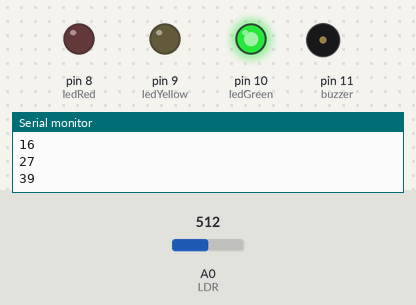
Bench run of a sketch on a simulated Arduino Uno, built with avr-gcc and run on an emulated ATmega328P. On the bench: output pins drawn as LEDs (lit = HIGH), buzzer (waves = sounding, pin HIGH), the last lines printed to the serial monitor. The test bench sets the inputs (shaded band); at power-on: A0 (LDR) = 512.

Above: at 1.2 s.
1.3 s: A0 (LDR) set to 638
4.3 s: A0 (LDR) set to 669
At 6.4 s:
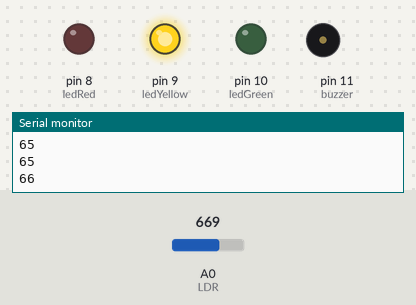
7.3 s: A0 (LDR) set to 630
At 8.4 s:
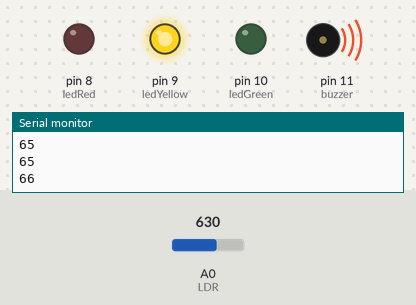
10.3 s: A0 (LDR) set to 600
Timing chart, 0 to 14.4 s (numbered marks = the images above; inputs shaded):
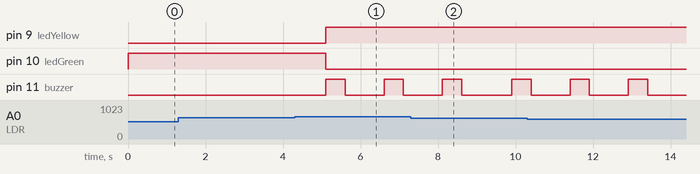

Measured:
- the behaviour switches between 651 and 652 on A0 (LDR) (found by bisection; images 0 and 1)
- after the input at 4.3 s, pin 9 (ledYellow): LOW → HIGH after 0.81 s; pin 10 (ledGreen): HIGH → LOW after 0.81 s; pin 11 (buzzer): alternates HIGH for 0.50 s and LOW for 1.0 s, starting after 0.81 s

The sketch:

codigo_checkpoint_1.ino
```cpp
// Declarando as variáveis e os pinos do arduino
int ledGreen = 10; // LED verde no pino 10
int ledYellow = 9; // LED amarelo no pino 9
int ledRed = 8;    // LED vermelho no pino 8
int LDR = A0;      // Resistor LDR no pino A0
int valueLDR;      // Iniciando variável do valor do LDR
int buzzer = 11;   // Buzzer no pino 11
int valueLight;    // Declarando variável do valor da luz em %
int readings[5];   // Array para armazenar as últimas 5 leituras do LDR
int index = 0;     // Índice atual do array

void setup()
{
  // Função para iniciar a conexão entre o arduino e o computador
  Serial.begin(9600);

  // Fazendo a saída dos pinos
  pinMode(ledGreen, OUTPUT);
  pinMode(ledYellow, OUTPUT);
  pinMode(ledRed, OUTPUT);
  pinMode(buzzer, OUTPUT);
  pinMode(LDR, INPUT); // Saída INPUT pois aqui recebemos o valor LDR
}

void loop()
{
  // Lendo valores do LDR e armazenando no array
  readings[index] = analogRead(LDR);
  index = (index + 1) % 5; // Atualiza o índice circularmente

  // Calculando a média das últimas 5 leituras
  int sum = 0;
  for (int i = 0; i < 5; i++) {
    sum += readings[i];
  }
  valueLDR = sum / 5;

  // Transformando valores da medição do LDR em porcentagem
  valueLight = map(valueLDR, 54, 960, 0, 100);
  Serial.println(valueLight); // Apresendo  valor da luz em % na tela

  // Estrutura condicional para acender os LEDs e tocar o buzzer
  if(valueLight <= 65){

    // Iluminação abaixo de 65%, LED verde ligado
    digitalWrite(ledGreen, HIGH);

  } else if(valueLight > 65 && valueLight <= 90){

    // Iluminação entre 65% e 90%, LED amarelo ligado
    digitalWrite(ledYellow, HIGH);

    for(int x=1; x <= 3; x++){
      // Laço de repetição para dar pequenos toques com buzzer
      digitalWrite(buzzer, HIGH);
      delay(500);
      digitalWrite(buzzer, LOW);
      delay(1000);
    }

  } else{

    // Iluminação acima de 90%, LED vermelho ligado
    digitalWrite(ledRed, HIGH);

    // Buzzer tocando iinterruptamente por 3 segundos
    digitalWrite(buzzer, HIGH);
    delay(3000);
  }

  // Apagando LEDs e o Buzzer, antes do próximo laço de repetição
  digitalWrite(buzzer, LOW);
  delay(300);
  digitalWrite(ledGreen, LOW);
  digitalWrite(ledYellow, LOW);
  digitalWrite(ledRed, LOW);
}
```
